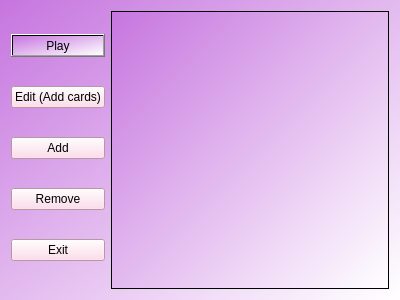
<?xml version="1.0" encoding="UTF-8"?>
<ui version="4.0">
 <class>Dialog</class>
 <widget class="QDialog" name="Dialog">
  <property name="geometry">
   <rect>
    <x>0</x>
    <y>0</y>
    <width>400</width>
    <height>300</height>
   </rect>
  </property>
  <property name="windowTitle">
   <string>Dialog</string>
  </property>
  <property name="styleSheet">
   <string notr="true">background-color: rgb(255, 211, 228);
background-color: qlineargradient(spread:pad, x1:0, y1:0, x2:1, y2:1, stop:0 rgba(198, 117, 223, 255), stop:1 rgba(255, 255, 255, 255));
border-color: rgb(241, 185, 255);</string>
  </property>
  <layout class="QHBoxLayout" name="horizontalLayout">
   <item>
    <layout class="QVBoxLayout" name="verticalLayout">
     <item>
      <widget class="QPushButton" name="playBtn">
       <property name="text">
        <string>Play</string>
       </property>
      </widget>
     </item>
     <item>
      <widget class="QPushButton" name="editBtn">
       <property name="styleSheet">
        <string notr="true">background-color: rgb(255, 211, 228);</string>
       </property>
       <property name="text">
        <string>Edit (Add cards)</string>
       </property>
      </widget>
     </item>
     <item>
      <widget class="QPushButton" name="addBtn">
       <property name="styleSheet">
        <string notr="true">background-color: rgb(255, 211, 228);</string>
       </property>
       <property name="text">
        <string>Add</string>
       </property>
      </widget>
     </item>
     <item>
      <widget class="QPushButton" name="removeBtn">
       <property name="styleSheet">
        <string notr="true">background-color: rgb(255, 211, 228);</string>
       </property>
       <property name="text">
        <string>Remove</string>
       </property>
      </widget>
     </item>
     <item>
      <widget class="QPushButton" name="exitBtn">
       <property name="styleSheet">
        <string notr="true">background-color: rgb(255, 211, 228);</string>
       </property>
       <property name="text">
        <string>Exit</string>
       </property>
      </widget>
     </item>
    </layout>
   </item>
   <item>
    <widget class="QListWidget" name="listWidget">
     <property name="sizePolicy">
      <sizepolicy hsizetype="Expanding" vsizetype="Expanding">
       <horstretch>0</horstretch>
       <verstretch>0</verstretch>
      </sizepolicy>
     </property>
    </widget>
   </item>
  </layout>
 </widget>
 <resources/>
 <connections/>
</ui>
